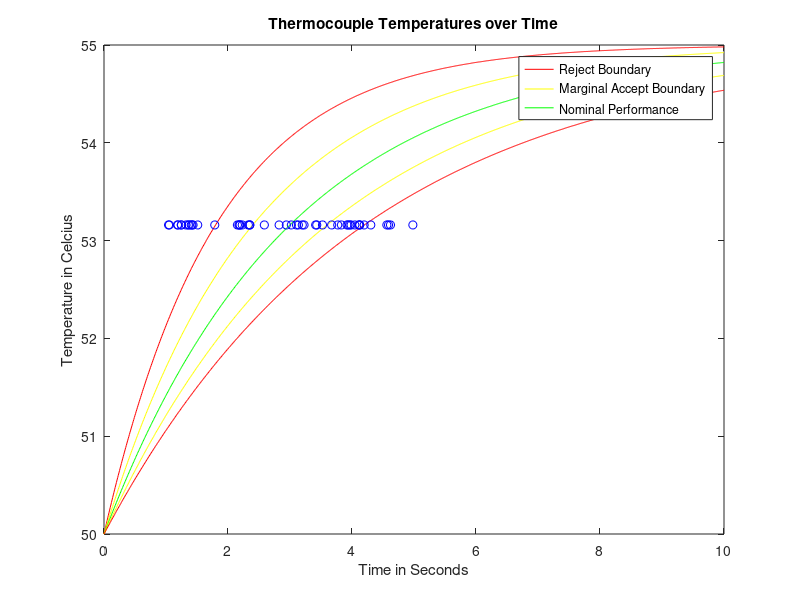

Reproduce this figure in MATLAB.
function [] = PS08_thermocouple_hkolagan()
%%%%%%%%%%%%%%%%%%%%%%%%%%%%%%%%%%%%%%%%%%%%%%%%%%%%%%%%%%%%%%%%%%%%%%
% ENGR 132 
% Program Description 
%   Determines whether batches of products meet the desire
%   specification.
%
% Function Call
% 	PS08_thermocouple_hkolagan()
%
% Input Arguments
%   NONE
%
% Output Arguments
%   NONE
%
% Assigment Information
%   Assignment:  	    PS 08, Problem 3
%   Author:             hkolagan, hkolagan@purdue.edu
%   Team ID:            005-12
%%%%%%%%%%%%%%%%%%%%%%%%%%%%%%%%%%%%%%%%%%%%%%%%%%%%%%%%%%%%%%%%%%%%%%

%% ____________________
%% INITIALIZATION
% Load the data files
data = load('thermocouple_boundaries.txt');
time = data(:, 1);
one = data(:,2);
two = data(:,3);
three = data(:,4);
four = data(:,5);
five =  data(:,6);
constants = load('time_constants.txt');



%% ____________________
%% CALCULATIONS
dif = 0.632 * 5 + 50;

% c. Use MATLAB to determine and report the number of thermocouples in each category (accepted,
% marginally accepted, rejected) to the MATLAB Command Window.
rej = sum((constants < 1.787) | (constants > 4.196));
marg = sum((constants > 1.787) & (constants < 2.4) | (constants > 3.6) & (constants <4.196));
nom = sum((constants > 2.4) & (constants < 3.6));

%% ____________________
%% FORMATTED TEXT & FIGURE DISPLAYS
% Generate a plot like Figure 4, with the 5 time histories (appropriately colored)
plot(time, one,'r')
hold on;
plot(time, two, 'y')
hold on;
plot(time, three, 'g')
hold on;
plot(time, four, 'y')
hold on;
plot(time, five, 'r')
hold on;
plot(constants, dif, 'bo')
xlabel('Time in Seconds')
ylabel('Temperature in Celcius')
title('Thermocouple Temperatures over Time')
legend('Reject Boundary', 'Marginal Accept Boundary', 'Nominal Performance')

fprintf('Number of thermocouples that are accepted: %d.\n', nom)
fprintf('Number of thermocouples that are marginally accepted: %d.\n', marg)
fprintf('Number of thermocouples that are rejected: %d.\n', rej)
%% ____________________
%% ACADEMIC INTEGRITY STATEMENT
% I/We have not used source code obtained from any other unauthorized
% source, either modified or unmodified.  Neither have I/we provided
% access to my/our code to another. The project I/we am/are submitting
% is my/our own original work.
